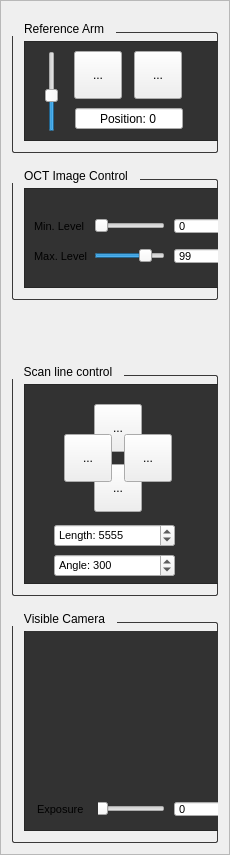
            <widget class="QFrame" name="frame_main_angio_capture_right_5">
             <property name="minimumSize">
              <size>
               <width>230</width>
               <height>500</height>
              </size>
             </property>
             <property name="maximumSize">
              <size>
               <width>230</width>
               <height>16777215</height>
              </size>
             </property>
             <property name="styleSheet">
              <string notr="true">QFrame#frame_main_angio_capture_right {
 border: 0px solid #444;
 padding: -8px;
}</string>
             </property>
             <property name="frameShape">
              <enum>QFrame::StyledPanel</enum>
             </property>
             <property name="frameShadow">
              <enum>QFrame::Raised</enum>
             </property>
             <layout class="QVBoxLayout" name="verticalLayout_26">
              <item>
               <widget class="QGroupBox" name="groupBox_37">
                <property name="styleSheet">
                 <string notr="true">QGroupBox {
    border:1px solid #3A3939;
    border-radius: 2px;
    margin-top: 20px;
}

QGroupBox::title {
    subcontrol-origin: margin;
    subcontrol-position: top left;
    padding-left: 10px;
    padding-right: 10px;
    padding-top: 10px;
}

QFrame {
  background-color: rgb(50, 50, 50);
}</string>
                </property>
                <property name="title">
                 <string>Reference Arm</string>
                </property>
                <property name="flat">
                 <bool>false</bool>
                </property>
                <property name="checkable">
                 <bool>false</bool>
                </property>
                <property name="checked">
                 <bool>false</bool>
                </property>
                <layout class="QHBoxLayout" name="horizontalLayout_51">
                 <property name="leftMargin">
                  <number>9</number>
                 </property>
                 <item>
                  <widget class="QFrame" name="frame_70">
                   <property name="minimumSize">
                    <size>
                     <width>195</width>
                     <height>100</height>
                    </size>
                   </property>
                   <property name="maximumSize">
                    <size>
                     <width>195</width>
                     <height>100</height>
                    </size>
                   </property>
                   <property name="frameShape">
                    <enum>QFrame::StyledPanel</enum>
                   </property>
                   <property name="frameShadow">
                    <enum>QFrame::Raised</enum>
                   </property>
                   <widget class="QSpinBox" name="spinBox_52">
                    <property name="geometry">
                     <rect>
                      <x>51</x>
                      <y>66</y>
                      <width>108</width>
                      <height>23</height>
                     </rect>
                    </property>
                    <property name="alignment">
                     <set>Qt::AlignCenter</set>
                    </property>
                    <property name="buttonSymbols">
                     <enum>QAbstractSpinBox::NoButtons</enum>
                    </property>
                    <property name="suffix">
                     <string/>
                    </property>
                    <property name="prefix">
                     <string>Position: </string>
                    </property>
                    <property name="maximum">
                     <number>10000</number>
                    </property>
                   </widget>
                   <widget class="QToolButton" name="toolButton_80">
                    <property name="geometry">
                     <rect>
                      <x>50</x>
                      <y>10</y>
                      <width>48</width>
                      <height>48</height>
                     </rect>
                    </property>
                    <property name="text">
                     <string>...</string>
                    </property>
                    <property name="icon">
                     <iconset resource="grey_icons.qrc">
                      <normaloff>:/greys/images/grey_icons/pure_up.svg</normaloff>:/greys/images/grey_icons/pure_up.svg</iconset>
                    </property>
                    <property name="iconSize">
                     <size>
                      <width>24</width>
                      <height>24</height>
                     </size>
                    </property>
                    <property name="arrowType">
                     <enum>Qt::NoArrow</enum>
                    </property>
                   </widget>
                   <widget class="QToolButton" name="toolButton_81">
                    <property name="geometry">
                     <rect>
                      <x>110</x>
                      <y>10</y>
                      <width>48</width>
                      <height>48</height>
                     </rect>
                    </property>
                    <property name="text">
                     <string>...</string>
                    </property>
                    <property name="icon">
                     <iconset resource="grey_icons.qrc">
                      <normaloff>:/greys/images/grey_icons/pure_down.svg</normaloff>:/greys/images/grey_icons/pure_down.svg</iconset>
                    </property>
                    <property name="iconSize">
                     <size>
                      <width>24</width>
                      <height>24</height>
                     </size>
                    </property>
                    <property name="arrowType">
                     <enum>Qt::NoArrow</enum>
                    </property>
                   </widget>
                   <widget class="QSlider" name="verticalSlider_6">
                    <property name="geometry">
                     <rect>
                      <x>20</x>
                      <y>10</y>
                      <width>16</width>
                      <height>81</height>
                     </rect>
                    </property>
                    <property name="maximum">
                     <number>999</number>
                    </property>
                    <property name="value">
                     <number>444</number>
                    </property>
                    <property name="orientation">
                     <enum>Qt::Vertical</enum>
                    </property>
                   </widget>
                  </widget>
                 </item>
                </layout>
               </widget>
              </item>
              <item>
               <widget class="QGroupBox" name="groupBox_38">
                <property name="styleSheet">
                 <string notr="true">QGroupBox {
    border:1px solid #3A3939;
    border-radius: 2px;
    margin-top: 20px;
}

QGroupBox::title {
    subcontrol-origin: margin;
    subcontrol-position: top left;
    padding-left: 10px;
    padding-right: 10px;
    padding-top: 10px;
}

QFrame {
  background-color: rgb(50, 50, 50);
}</string>
                </property>
                <property name="title">
                 <string>OCT Image Control</string>
                </property>
                <property name="flat">
                 <bool>false</bool>
                </property>
                <property name="checkable">
                 <bool>false</bool>
                </property>
                <property name="checked">
                 <bool>false</bool>
                </property>
                <layout class="QHBoxLayout" name="horizontalLayout_52">
                 <property name="leftMargin">
                  <number>9</number>
                 </property>
                 <item>
                  <widget class="QFrame" name="frame_71">
                   <property name="minimumSize">
                    <size>
                     <width>195</width>
                     <height>100</height>
                    </size>
                   </property>
                   <property name="maximumSize">
                    <size>
                     <width>195</width>
                     <height>100</height>
                    </size>
                   </property>
                   <property name="frameShape">
                    <enum>QFrame::StyledPanel</enum>
                   </property>
                   <property name="frameShadow">
                    <enum>QFrame::Raised</enum>
                   </property>
                   <widget class="QLabel" name="label_51">
                    <property name="geometry">
                     <rect>
                      <x>10</x>
                      <y>60</y>
                      <width>61</width>
                      <height>16</height>
                     </rect>
                    </property>
                    <property name="font">
                     <font>
                      <pointsize>8</pointsize>
                     </font>
                    </property>
                    <property name="text">
                     <string>Max. Level</string>
                    </property>
                   </widget>
                   <widget class="QLabel" name="label_52">
                    <property name="geometry">
                     <rect>
                      <x>10</x>
                      <y>30</y>
                      <width>61</width>
                      <height>16</height>
                     </rect>
                    </property>
                    <property name="font">
                     <font>
                      <pointsize>8</pointsize>
                     </font>
                    </property>
                    <property name="text">
                     <string>Min. Level</string>
                    </property>
                   </widget>
                   <widget class="QSlider" name="horizontalSlider_31">
                    <property name="geometry">
                     <rect>
                      <x>70</x>
                      <y>60</y>
                      <width>71</width>
                      <height>16</height>
                     </rect>
                    </property>
                    <property name="sliderPosition">
                     <number>77</number>
                    </property>
                    <property name="orientation">
                     <enum>Qt::Horizontal</enum>
                    </property>
                    <property name="invertedAppearance">
                     <bool>false</bool>
                    </property>
                    <property name="invertedControls">
                     <bool>false</bool>
                    </property>
                    <property name="tickPosition">
                     <enum>QSlider::NoTicks</enum>
                    </property>
                   </widget>
                   <widget class="QSpinBox" name="spinBox_53">
                    <property name="geometry">
                     <rect>
                      <x>150</x>
                      <y>60</y>
                      <width>77</width>
                      <height>16</height>
                     </rect>
                    </property>
                    <property name="font">
                     <font>
                      <pointsize>8</pointsize>
                     </font>
                    </property>
                    <property name="buttonSymbols">
                     <enum>QAbstractSpinBox::NoButtons</enum>
                    </property>
                    <property name="value">
                     <number>99</number>
                    </property>
                   </widget>
                   <widget class="QSlider" name="horizontalSlider_32">
                    <property name="geometry">
                     <rect>
                      <x>70</x>
                      <y>30</y>
                      <width>71</width>
                      <height>16</height>
                     </rect>
                    </property>
                    <property name="orientation">
                     <enum>Qt::Horizontal</enum>
                    </property>
                   </widget>
                   <widget class="QSpinBox" name="spinBox_54">
                    <property name="geometry">
                     <rect>
                      <x>150</x>
                      <y>30</y>
                      <width>77</width>
                      <height>16</height>
                     </rect>
                    </property>
                    <property name="font">
                     <font>
                      <pointsize>8</pointsize>
                     </font>
                    </property>
                    <property name="buttonSymbols">
                     <enum>QAbstractSpinBox::NoButtons</enum>
                    </property>
                   </widget>
                  </widget>
                 </item>
                </layout>
               </widget>
              </item>
              <item>
               <spacer name="verticalSpacer_22">
                <property name="orientation">
                 <enum>Qt::Vertical</enum>
                </property>
                <property name="sizeHint" stdset="0">
                 <size>
                  <width>175</width>
                  <height>49</height>
                 </size>
                </property>
               </spacer>
              </item>
              <item>
               <widget class="QGroupBox" name="groupBox_39">
                <property name="styleSheet">
                 <string notr="true">QGroupBox {
    border:1px solid #3A3939;
    border-radius: 2px;
    margin-top: 20px;
}

QGroupBox::title {
    subcontrol-origin: margin;
    subcontrol-position: top left;
    padding-left: 10px;
    padding-right: 10px;
    padding-top: 10px;
}

QFrame {
  background-color: rgb(50, 50, 50);
}</string>
                </property>
                <property name="title">
                 <string>Scan line control</string>
                </property>
                <property name="flat">
                 <bool>false</bool>
                </property>
                <property name="checkable">
                 <bool>false</bool>
                </property>
                <property name="checked">
                 <bool>false</bool>
                </property>
                <layout class="QHBoxLayout" name="horizontalLayout_53">
                 <property name="leftMargin">
                  <number>9</number>
                 </property>
                 <item>
                  <widget class="QFrame" name="frame_72">
                   <property name="minimumSize">
                    <size>
                     <width>195</width>
                     <height>200</height>
                    </size>
                   </property>
                   <property name="maximumSize">
                    <size>
                     <width>195</width>
                     <height>200</height>
                    </size>
                   </property>
                   <property name="frameShape">
                    <enum>QFrame::StyledPanel</enum>
                   </property>
                   <property name="frameShadow">
                    <enum>QFrame::Raised</enum>
                   </property>
                   <widget class="QToolButton" name="toolButton_82">
                    <property name="geometry">
                     <rect>
                      <x>70</x>
                      <y>80</y>
                      <width>48</width>
                      <height>48</height>
                     </rect>
                    </property>
                    <property name="text">
                     <string>...</string>
                    </property>
                    <property name="icon">
                     <iconset resource="grey_icons.qrc">
                      <normaloff>:/greys/images/grey_icons/pure_down.svg</normaloff>:/greys/images/grey_icons/pure_down.svg</iconset>
                    </property>
                    <property name="iconSize">
                     <size>
                      <width>24</width>
                      <height>24</height>
                     </size>
                    </property>
                    <property name="arrowType">
                     <enum>Qt::NoArrow</enum>
                    </property>
                   </widget>
                   <widget class="QToolButton" name="toolButton_83">
                    <property name="geometry">
                     <rect>
                      <x>70</x>
                      <y>20</y>
                      <width>48</width>
                      <height>48</height>
                     </rect>
                    </property>
                    <property name="text">
                     <string>...</string>
                    </property>
                    <property name="icon">
                     <iconset resource="grey_icons.qrc">
                      <normaloff>:/greys/images/grey_icons/pure_up.svg</normaloff>:/greys/images/grey_icons/pure_up.svg</iconset>
                    </property>
                    <property name="iconSize">
                     <size>
                      <width>24</width>
                      <height>24</height>
                     </size>
                    </property>
                    <property name="arrowType">
                     <enum>Qt::NoArrow</enum>
                    </property>
                   </widget>
                   <widget class="QToolButton" name="toolButton_84">
                    <property name="geometry">
                     <rect>
                      <x>40</x>
                      <y>50</y>
                      <width>48</width>
                      <height>48</height>
                     </rect>
                    </property>
                    <property name="text">
                     <string>...</string>
                    </property>
                    <property name="icon">
                     <iconset resource="grey_icons.qrc">
                      <normaloff>:/greys/images/grey_icons/pure_left.svg</normaloff>:/greys/images/grey_icons/pure_left.svg</iconset>
                    </property>
                    <property name="iconSize">
                     <size>
                      <width>24</width>
                      <height>24</height>
                     </size>
                    </property>
                    <property name="arrowType">
                     <enum>Qt::NoArrow</enum>
                    </property>
                   </widget>
                   <widget class="QToolButton" name="toolButton_85">
                    <property name="geometry">
                     <rect>
                      <x>100</x>
                      <y>50</y>
                      <width>48</width>
                      <height>48</height>
                     </rect>
                    </property>
                    <property name="text">
                     <string>...</string>
                    </property>
                    <property name="icon">
                     <iconset resource="grey_icons.qrc">
                      <normaloff>:/greys/images/grey_icons/pure_right.svg</normaloff>:/greys/images/grey_icons/pure_right.svg</iconset>
                    </property>
                    <property name="iconSize">
                     <size>
                      <width>24</width>
                      <height>24</height>
                     </size>
                    </property>
                    <property name="arrowType">
                     <enum>Qt::NoArrow</enum>
                    </property>
                   </widget>
                   <widget class="QSpinBox" name="spinBox_55">
                    <property name="geometry">
                     <rect>
                      <x>30</x>
                      <y>170</y>
                      <width>121</width>
                      <height>23</height>
                     </rect>
                    </property>
                    <property name="font">
                     <font>
                      <pointsize>8</pointsize>
                     </font>
                    </property>
                    <property name="suffix">
                     <string/>
                    </property>
                    <property name="prefix">
                     <string>Angle: </string>
                    </property>
                    <property name="maximum">
                     <number>360</number>
                    </property>
                    <property name="value">
                     <number>300</number>
                    </property>
                   </widget>
                   <widget class="QSpinBox" name="spinBox_56">
                    <property name="geometry">
                     <rect>
                      <x>30</x>
                      <y>140</y>
                      <width>121</width>
                      <height>23</height>
                     </rect>
                    </property>
                    <property name="font">
                     <font>
                      <pointsize>8</pointsize>
                     </font>
                    </property>
                    <property name="buttonSymbols">
                     <enum>QAbstractSpinBox::UpDownArrows</enum>
                    </property>
                    <property name="suffix">
                     <string/>
                    </property>
                    <property name="prefix">
                     <string>Length: </string>
                    </property>
                    <property name="maximum">
                     <number>9999</number>
                    </property>
                    <property name="value">
                     <number>5555</number>
                    </property>
                   </widget>
                  </widget>
                 </item>
                </layout>
               </widget>
              </item>
              <item>
               <widget class="QGroupBox" name="groupBox_40">
                <property name="styleSheet">
                 <string notr="true">QGroupBox {
    border:1px solid #3A3939;
    border-radius: 2px;
    margin-top: 20px;
}

QGroupBox::title {
    subcontrol-origin: margin;
    subcontrol-position: top left;
    padding-left: 10px;
    padding-right: 10px;
    padding-top: 10px;
}

QFrame {
  background-color: rgb(50, 50, 50);
}</string>
                </property>
                <property name="title">
                 <string>Visible Camera</string>
                </property>
                <property name="flat">
                 <bool>false</bool>
                </property>
                <property name="checkable">
                 <bool>false</bool>
                </property>
                <property name="checked">
                 <bool>false</bool>
                </property>
                <layout class="QHBoxLayout" name="horizontalLayout_54">
                 <property name="leftMargin">
                  <number>9</number>
                 </property>
                 <item>
                  <widget class="QFrame" name="frame_73">
                   <property name="minimumSize">
                    <size>
                     <width>195</width>
                     <height>200</height>
                    </size>
                   </property>
                   <property name="maximumSize">
                    <size>
                     <width>195</width>
                     <height>200</height>
                    </size>
                   </property>
                   <property name="frameShape">
                    <enum>QFrame::StyledPanel</enum>
                   </property>
                   <property name="frameShadow">
                    <enum>QFrame::Raised</enum>
                   </property>
                   <widget class="QLabel" name="labelSnapshotThumbnail_13">
                    <property name="geometry">
                     <rect>
                      <x>2</x>
                      <y>0</y>
                      <width>191</width>
                      <height>161</height>
                     </rect>
                    </property>
                    <property name="text">
                     <string/>
                    </property>
                    <property name="pixmap">
                     <pixmap resource="vis_gallery_resources.qrc">:/samples/images/vis_gallery/example_vis_camera_13.jpg</pixmap>
                    </property>
                    <property name="scaledContents">
                     <bool>true</bool>
                    </property>
                   </widget>
                   <widget class="QSpinBox" name="spinBox_57">
                    <property name="geometry">
                     <rect>
                      <x>150</x>
                      <y>170</y>
                      <width>77</width>
                      <height>16</height>
                     </rect>
                    </property>
                    <property name="font">
                     <font>
                      <pointsize>8</pointsize>
                     </font>
                    </property>
                    <property name="buttonSymbols">
                     <enum>QAbstractSpinBox::NoButtons</enum>
                    </property>
                   </widget>
                   <widget class="QSlider" name="horizontalSlider_33">
                    <property name="geometry">
                     <rect>
                      <x>70</x>
                      <y>170</y>
                      <width>71</width>
                      <height>16</height>
                     </rect>
                    </property>
                    <property name="orientation">
                     <enum>Qt::Horizontal</enum>
                    </property>
                   </widget>
                   <widget class="QLabel" name="label_53">
                    <property name="geometry">
                     <rect>
                      <x>13</x>
                      <y>170</y>
                      <width>61</width>
                      <height>16</height>
                     </rect>
                    </property>
                    <property name="font">
                     <font>
                      <pointsize>8</pointsize>
                     </font>
                    </property>
                    <property name="text">
                     <string>Exposure</string>
                    </property>
                   </widget>
                  </widget>
                 </item>
                </layout>
               </widget>
              </item>
             </layout>
            </widget>
